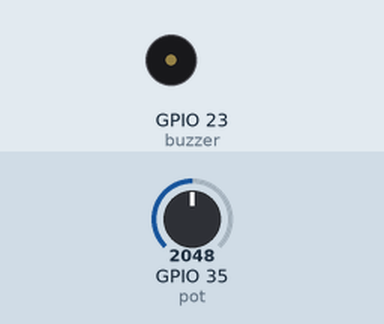
This program was run on a simulated ESP32 board running MicroPython. Shown: buzzer (waves = sounding, pin HIGH). Inputs (shaded band) come from the test bench; at power-on: GPIO 35 (pot) = 2048 (analog values on the 0–4095 scale). What the program prints to the serial console is not drawn.

Above: at 1.2 s.
1.3 s: GPIO 35 (pot) set to 3603
4.3 s: GPIO 35 (pot) set to 1228
Timing chart, 0 to 13.3 s (numbered marks = the images above; inputs shaded):
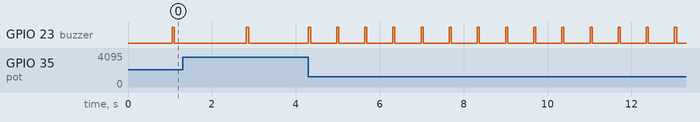

The program:

active_buzzer_pot_beep.py
```python
from machine import Pin, ADC
from time import ticks_ms, ticks_diff, sleep

# Configure LED on GPIO2
buzzer = Pin(23, Pin.OUT)

# Configure potentiometer on ADC pin (e.g., GPIO34)
pot = ADC(Pin(35))
pot.atten(ADC.ATTN_11DB)  # Full range: 0-3.3V
pot.width(ADC.WIDTH_10BIT)  # 10-bit resolution (0-1023)

def beep():
    # Turn the buzzer on
    buzzer.on()
    sleep(0.05)  # Beep for 50ms
    # Turn the buzzer off
    buzzer.off()

# Initialize timing
last_time = ticks_ms()

while True:
    # Read potentiometer value
    pot_value = pot.read()  # Range: 0-1023

    # Map potentiometer value to delay (e.g., 10ms to 1000ms)
    delay = int(100 + (pot_value / 1023) * 1900)

    print("Potentiometer Value:", pot_value, "Delay:", delay)
    # Get current time
    current_time = ticks_ms()

    # Check if the delay has passed
    if ticks_diff(current_time, last_time) >= delay:
        # Call the beep function
        beep()
        last_time = current_time
```

Measured:
- after the input at 4.3 s, GPIO 23 (buzzer): alternates HIGH for 0.05 s and LOW for 0.62 s, starting at once
